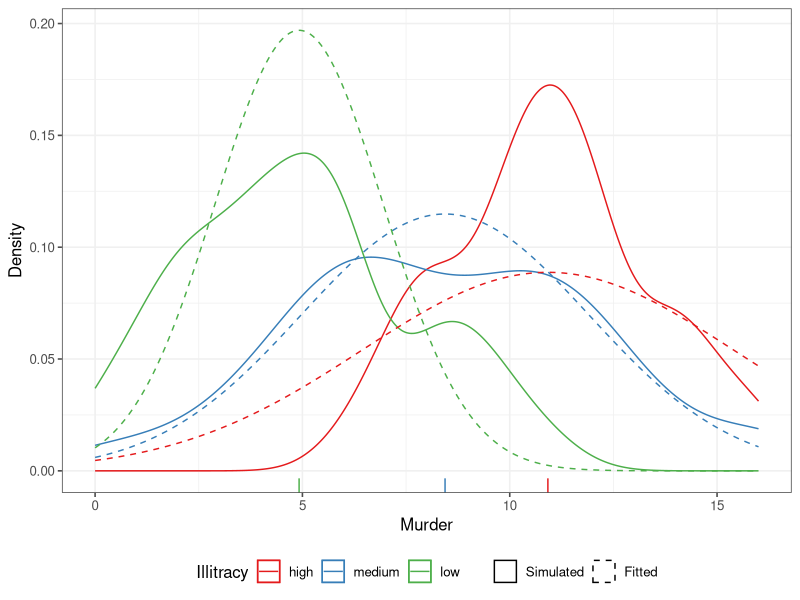
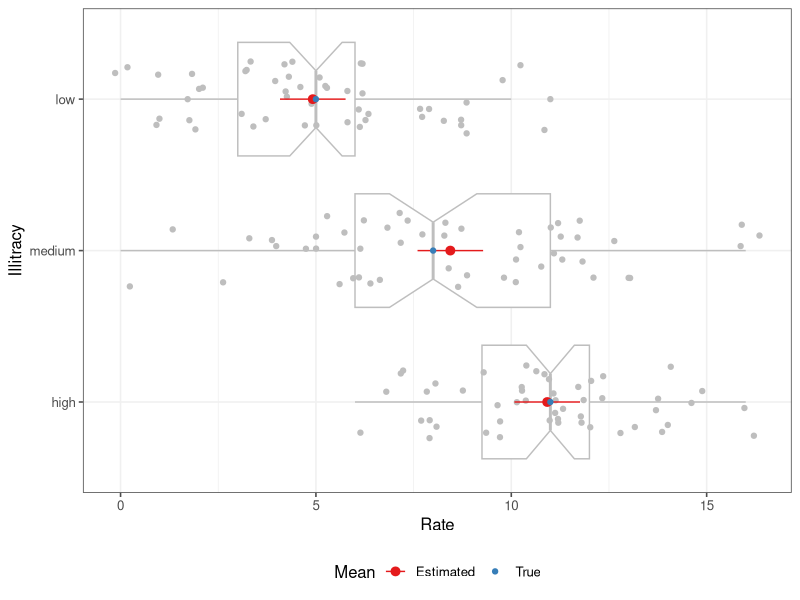
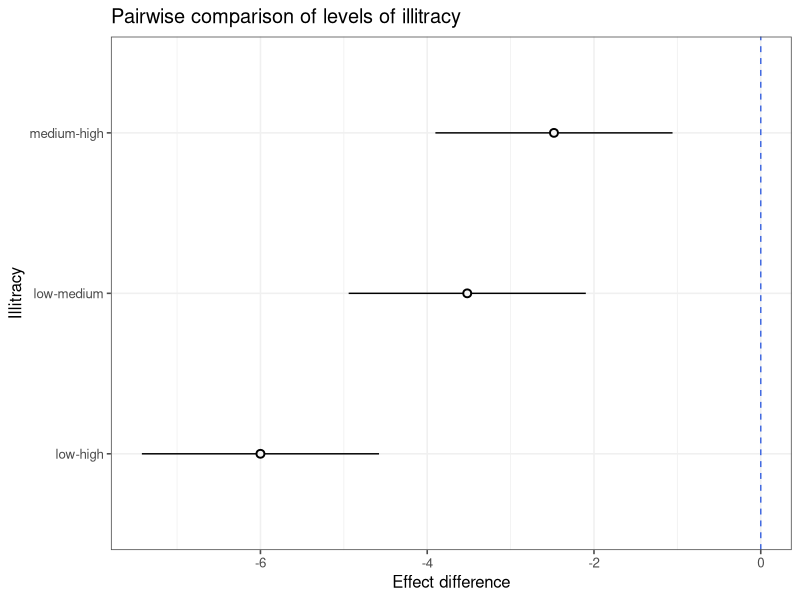
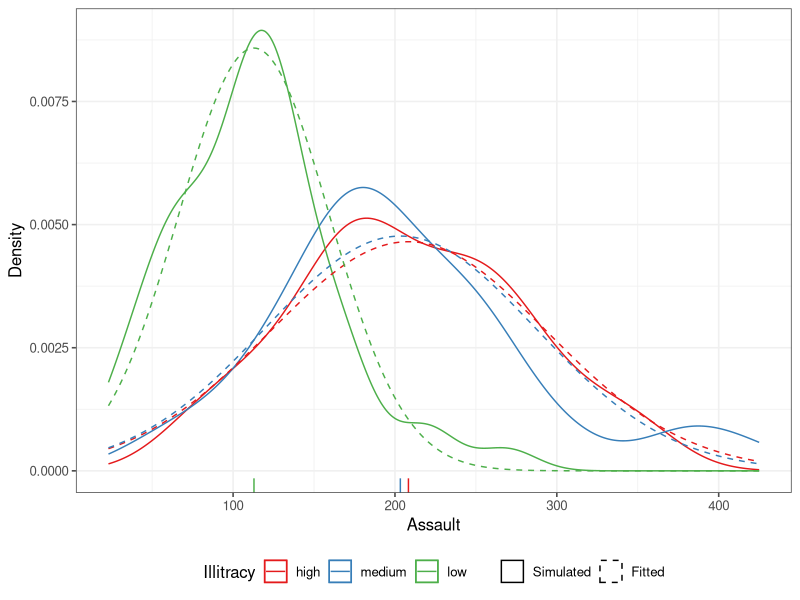
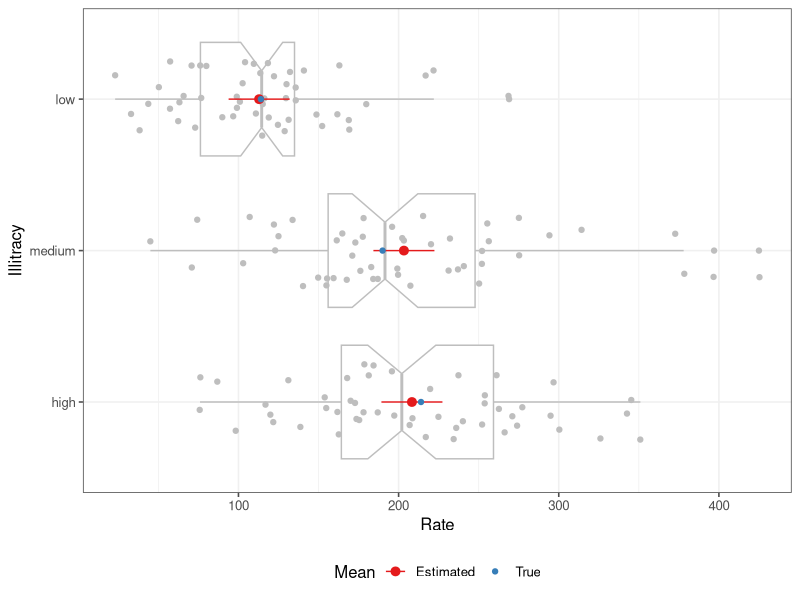
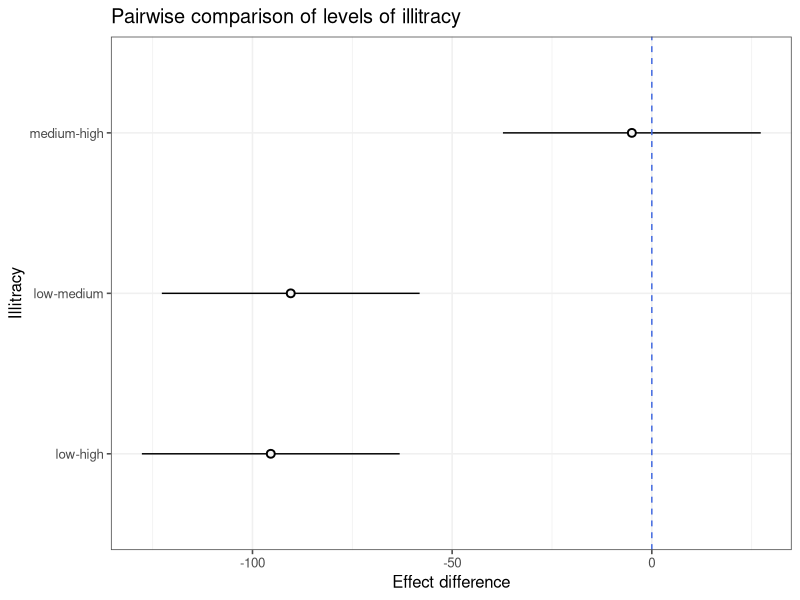
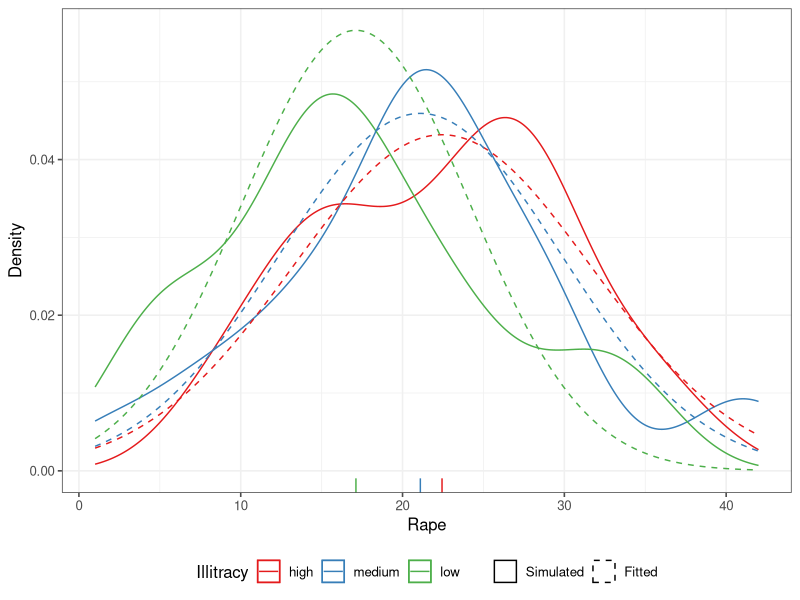
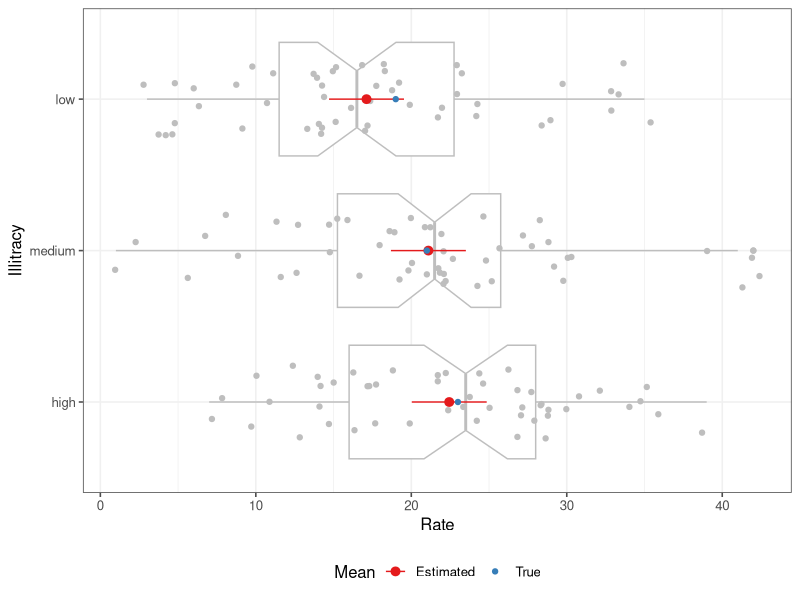

Generate these figures, in order, with R:
## ---- chunk 1
knitr::opts_chunk$set(
  echo = FALSE,
  comment = NA,
  out.width = "100%",
  dev = "svg"
)
library(data.table)
library(purrr)
library(ggplot2)

ggplot2::theme_set(ggthemes::theme_few() + theme(
  panel.grid = element_line(color = "#f0f0f0")
))

set.seed(124)
## ---- chunk 2
sim_design <- data.table(
  Illitracy = factor(
    rep(c(1, 2, 3), 3),
    labels = c("high", "medium", "low")
  ),
  Crime = factor(
    rep(c(1, 2, 3), each = 3),
    labels = c("Murder", "Assault", "Rape")
  ),
  mean = c(11, 8, 5, 214, 190, 114, 23, 21, 19),
  sd = c(3, 4, 3, 79, 82, 55, 8, 10, 10)
)

sim_design
## ---- chunk 3
nsim <- 50
## ---- chunk 4
sim_data <- copy(sim_design)[, map2_df(mean, sd, ~ data.table(
  Rate = truncnorm::rtruncnorm(
    n = nsim, a = 0, b = Inf, mean = .x, sd = .y
  ) %>% round()
)), by = .(Illitracy, Crime)]

sim_data
## ---- chunk 5
mdl_fit <- sim_data[, .(
  Fit = list(lm(Rate ~ Illitracy, data = .SD))
), by = .(Crime)][, Summary := map(Fit, summary)]
mdl_fit[, Anova := map(Fit, anova)]
mdl_fit[, Tukey := map(Fit, aov) %>% map(TukeyHSD)]

mdl_est <- mdl_fit[, map_df(
  .x = Summary,
  .f = broom::tidy,
  conf.int = TRUE
), by = .(Crime)]

mdl_fit_df <- mdl_fit[, map_df(
  .x = Fit,
  .f = broom::augment
), by = .(Crime)]

eff_df <- mdl_fit[, map_df(Fit, function(.fit) {
  effects::Effect("Illitracy", .fit) %>%
    as.data.table()
}), by = "Crime"]

tky_df <- mdl_fit[, modify_depth(Tukey, 1, "Illitracy") %>%
  as.data.table(keep.rownames = "terms"), by = "Crime"]
## ---- chunk 6
density_plts <- split(sim_data, by = "Crime") %>%
  imap(function(dta, name) {
    ggplot(dta, aes(Rate, color = Illitracy)) +
      geom_density(aes(linetype = "Simulated")) +
      geom_density(
        aes(linetype = "Fitted", x = .fitted),
        data = mdl_fit_df[Crime == name]
      ) +
      geom_rug(
        data = eff_df[Crime == name],
        aes(x = fit)
      ) +
      scale_linetype_manual(
        breaks = c("Simulated", "Fitted"),
        values = c("solid", "dashed")
      ) +
      scale_color_brewer(palette = "Set1") +
      theme(legend.position = "bottom") +
      labs(
        x = name,
        y = "Density",
        linetype = NULL
      )
  })
## ---- chunk 7
box_plts <- split(mdl_fit_df, by = "Crime") %>%
  imap(function(dta, name) {
    ggplot(dta, aes(Rate, Illitracy)) +
      geom_boxplot(
        notch = TRUE, 
        color = "grey",
        outlier.colour = "grey"
      ) +
      geom_point(
        position = position_jitter(height = 0.25),
        color = "grey",
      ) +
      geom_pointrange(
        aes(
          color = "Estimated",
          xmin = lower,
          xmax = upper,
          x = fit
        ),
        data = eff_df[Crime == name]
      ) +
      geom_point(
        aes(color = "True", x = mean),
        data = sim_design[Crime == name]
      ) +
      scale_color_brewer(
        name = "Mean",
        palette = "Set1"
      ) +
      theme(
        legend.position = "bottom"
      )
  })
## ---- chunk 8
tky_plts <- split(tky_df, by = "Crime") %>%
  imap(function(dta, name) {
    ggplot(dta, aes(diff, terms)) +
      geom_pointrange(
        aes(xmin = lwr, xmax = upr, x = diff),
        shape = 21,
        fill = "whitesmoke"
      ) +
      geom_vline(
        xintercept = 0,
        linetype = "dashed",
        color = "royalblue"
      ) +
      scale_color_brewer(
        name = "Mean",
        palette = "Set1"
      ) +
      labs(
        y = "Illitracy",
        x = "Effect difference",
        title = "Pairwise comparison of levels of illitracy"
      ) +
      expand_limits(x = 0)
  })
## ---- chunk 9
density_plts[["Murder"]]
## ---- chunk 10
mdl_fit[Crime == "Murder", Summary][[1]]
## ---- chunk 11
box_plts[["Murder"]]
## ---- chunk 12
tky_plts[["Murder"]]
## ---- chunk 13
density_plts[["Assault"]]
## ---- chunk 14
mdl_fit[Crime == "Assault", Summary][[1]]
## ---- chunk 15
box_plts[["Assault"]]
## ---- chunk 16
tky_plts[["Assault"]]
## ---- chunk 17
density_plts[["Rape"]]
## ---- chunk 18
mdl_fit[Crime == "Rape", Summary][[1]]
## ---- chunk 19
box_plts[["Rape"]]
## ---- chunk 20
tky_plts[["Rape"]]
## ---- chunk 21
arrest <- merge.data.table(
  as.data.table(USArrests, keep.rownames = "States"),
  as.data.table(
    state.x77[, "Illiteracy", drop = FALSE],
    keep.rownames = "States"
  ),
  by = "States"
)
arrest[, UrbanPop := NULL]
arrest <- arrest[, lapply(.SD, as.numeric), by = "States"]

arrest[, Illiteracy := cut.default(
  Illiteracy,
  breaks = quantile(Illiteracy, c(0, 1/3, 2/3, 1)),
  labels = c("low", "medium", "high"),
  include.lowest = TRUE
)]

arrest <- melt.data.table(
  data = arrest[, lapply(.SD, as.numeric), 
    by = .(States, Illiteracy)],
  id.vars = c("States", "Illiteracy"),
  value.name = "Rate",
  variable.name = "Crime"
)
## ---- chunk 22
head(arrest)
## ---- chunk 23
mdl_fit <- arrest[, .(
  Fit = list(lm(Rate ~ Illiteracy, data = .SD))
), by = .(Crime)][, Summary := map(Fit, summary)]
mdl_fit[, Anova := map(Fit, anova)]
mdl_fit[, Tukey := map(Fit, aov) %>% map(TukeyHSD)]

mdl_est <- mdl_fit[, map_df(
  .x = Summary,
  .f = broom::tidy,
  conf.int = TRUE
), by = .(Crime)]

mdl_fit_df <- mdl_fit[, map_df(
  .x = Fit,
  .f = broom::augment
), by = .(Crime)]

eff_df <- mdl_fit[, map_df(Fit, function(.fit) {
  effects::Effect("Illiteracy", .fit) %>%
    as.data.table()
}), by = "Crime"]

tky_df <- mdl_fit[, modify_depth(Tukey, 1, "Illiteracy") %>%
  as.data.table(keep.rownames = "terms"), by = "Crime"]
## ---- chunk 24
ggplot(arrest, aes(Rate, color = Illiteracy)) +
  geom_density(aes(linetype = "Simulated")) +
  geom_density(
    aes(linetype = "Fitted", x = .fitted),
    data = mdl_fit_df
  ) +
  geom_rug(
    data = eff_df,
    aes(x = fit)
  ) +
  scale_linetype_manual(
    breaks = c("Simulated", "Fitted"),
    values = c("solid", "dashed")
  ) +
  scale_color_brewer(palette = "Set1") +
  theme(legend.position = "bottom") +
  labs(
    x = "Crime",
    y = "Density",
    linetype = NULL
  ) +
  facet_wrap(
    facets = vars(Crime),
    scales = "free"
  )
## ---- chunk 25
mdl_fit[Crime == "Murder", Summary][[1]]
## ---- chunk 26
mdl_fit[Crime == "Assault", Summary][[1]]
## ---- chunk 27
mdl_fit[Crime == "Rape", Summary][[1]]
## ---- chunk 28
ggplot(arrest, aes(Rate, Illiteracy)) +
  geom_boxplot(
    notch = FALSE,
    color = "grey",
    outlier.colour = "grey"
  ) +
  geom_point(
    position = position_jitter(height = 0.25),
    color = "grey",
  ) +
  geom_pointrange(
    aes(
      xmin = lower,
      xmax = upper,
      x = fit
    ),
    color = "firebrick",
    data = eff_df
  ) +
  scale_color_brewer(
    name = "Mean",
    palette = "Set1"
  ) +
  theme(
    legend.position = "bottom"
  ) +
  facet_wrap(facets = vars(Crime), scales = "free_x")
## ---- chunk 29
ggplot(tky_df, aes(diff, terms)) +
  geom_pointrange(
    aes(xmin = lwr, xmax = upr, x = diff),
    shape = 21,
    fill = "whitesmoke"
  ) +
  geom_vline(
    xintercept = 0,
    linetype = "dashed",
    color = "royalblue"
  ) +
  scale_color_brewer(
    name = "Mean",
    palette = "Set1"
  ) +
  labs(
    y = "Illiteracy",
    x = "Effect difference",
    title = "Pairwise comparison of levels of illiteracy"
  ) +
  expand_limits(x = 0) +
  facet_wrap(facets = vars(Crime), scales = "free_x")
